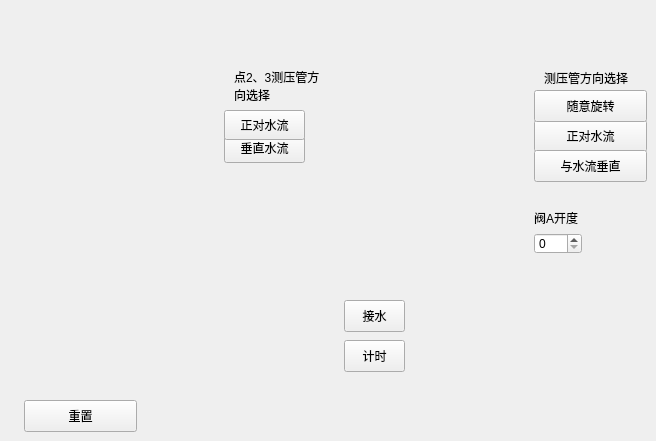
   <widget class="QWidget" name="simulation_2">
    <widget class="QPushButton" name="front2">
     <property name="geometry">
      <rect>
       <x>534</x>
       <y>120</y>
       <width>113</width>
       <height>32</height>
      </rect>
     </property>
     <property name="text">
      <string>正对水流</string>
     </property>
    </widget>
    <widget class="QLabel" name="label_37">
     <property name="geometry">
      <rect>
       <x>544</x>
       <y>70</y>
       <width>101</width>
       <height>16</height>
      </rect>
     </property>
     <property name="text">
      <string>测压管方向选择</string>
     </property>
    </widget>
    <widget class="QLabel" name="whatever_water2_2">
     <property name="geometry">
      <rect>
       <x>309</x>
       <y>130</y>
       <width>3</width>
       <height>101</height>
      </rect>
     </property>
     <property name="text">
      <string/>
     </property>
     <property name="pixmap">
      <pixmap resource="../resources/simulation/simulation.qrc">:/icons/water.webp</pixmap>
     </property>
     <property name="scaledContents">
      <bool>true</bool>
     </property>
    </widget>
    <widget class="QLabel" name="front_water2_2">
     <property name="geometry">
      <rect>
       <x>309</x>
       <y>150</y>
       <width>3</width>
       <height>75</height>
      </rect>
     </property>
     <property name="text">
      <string/>
     </property>
     <property name="pixmap">
      <pixmap resource="../resources/simulation/simulation.qrc">:/icons/water.webp</pixmap>
     </property>
     <property name="scaledContents">
      <bool>true</bool>
     </property>
    </widget>
    <widget class="QLabel" name="vertical_water4_2">
     <property name="geometry">
      <rect>
       <x>500</x>
       <y>220</y>
       <width>3</width>
       <height>31</height>
      </rect>
     </property>
     <property name="text">
      <string/>
     </property>
     <property name="pixmap">
      <pixmap resource="../resources/simulation/simulation.qrc">:/icons/water.webp</pixmap>
     </property>
     <property name="scaledContents">
      <bool>true</bool>
     </property>
    </widget>
    <widget class="QLabel" name="front_water9_2">
     <property name="geometry">
      <rect>
       <x>219</x>
       <y>160</y>
       <width>3</width>
       <height>70</height>
      </rect>
     </property>
     <property name="text">
      <string/>
     </property>
     <property name="pixmap">
      <pixmap resource="../resources/simulation/simulation.qrc">:/icons/water.webp</pixmap>
     </property>
     <property name="scaledContents">
      <bool>true</bool>
     </property>
    </widget>
    <widget class="QLabel" name="vertical_water3_2">
     <property name="geometry">
      <rect>
       <x>389</x>
       <y>190</y>
       <width>3</width>
       <height>34</height>
      </rect>
     </property>
     <property name="text">
      <string/>
     </property>
     <property name="pixmap">
      <pixmap resource="../resources/simulation/simulation.qrc">:/icons/water.webp</pixmap>
     </property>
     <property name="scaledContents">
      <bool>true</bool>
     </property>
    </widget>
    <widget class="QLabel" name="label_38">
     <property name="geometry">
      <rect>
       <x>534</x>
       <y>210</y>
       <width>60</width>
       <height>16</height>
      </rect>
     </property>
     <property name="text">
      <string>阀A开度</string>
     </property>
    </widget>
    <widget class="QLabel" name="whatever_water1_2">
     <property name="geometry">
      <rect>
       <x>219</x>
       <y>130</y>
       <width>3</width>
       <height>101</height>
      </rect>
     </property>
     <property name="text">
      <string/>
     </property>
     <property name="pixmap">
      <pixmap resource="../resources/simulation/simulation.qrc">:/icons/water.webp</pixmap>
     </property>
     <property name="scaledContents">
      <bool>true</bool>
     </property>
    </widget>
    <widget class="QLabel" name="front_water6_2">
     <property name="geometry">
      <rect>
       <x>309</x>
       <y>170</y>
       <width>3</width>
       <height>55</height>
      </rect>
     </property>
     <property name="text">
      <string/>
     </property>
     <property name="pixmap">
      <pixmap resource="../resources/simulation/simulation.qrc">:/icons/water.webp</pixmap>
     </property>
     <property name="scaledContents">
      <bool>true</bool>
     </property>
    </widget>
    <widget class="QLabel" name="label_40">
     <property name="geometry">
      <rect>
       <x>314</x>
       <y>340</y>
       <width>31</width>
       <height>31</height>
      </rect>
     </property>
     <property name="text">
      <string/>
     </property>
     <property name="pixmap">
      <pixmap resource="../resources/simulation/simulation.qrc">:/icons/miaobiao.png</pixmap>
     </property>
     <property name="scaledContents">
      <bool>true</bool>
     </property>
    </widget>
    <widget class="QPushButton" name="count_time2">
     <property name="geometry">
      <rect>
       <x>344</x>
       <y>340</y>
       <width>61</width>
       <height>32</height>
      </rect>
     </property>
     <property name="text">
      <string>计时</string>
     </property>
    </widget>
    <widget class="QPushButton" name="vertical_23_water_2">
     <property name="geometry">
      <rect>
       <x>224</x>
       <y>133</y>
       <width>81</width>
       <height>30</height>
      </rect>
     </property>
     <property name="text">
      <string>垂直水流</string>
     </property>
    </widget>
    <widget class="QLabel" name="front_water10_2">
     <property name="geometry">
      <rect>
       <x>309</x>
       <y>160</y>
       <width>3</width>
       <height>65</height>
      </rect>
     </property>
     <property name="text">
      <string/>
     </property>
     <property name="pixmap">
      <pixmap resource="../resources/simulation/simulation.qrc">:/icons/water.webp</pixmap>
     </property>
     <property name="scaledContents">
      <bool>true</bool>
     </property>
    </widget>
    <widget class="QLabel" name="label_41">
     <property name="geometry">
      <rect>
       <x>314</x>
       <y>300</y>
       <width>31</width>
       <height>31</height>
      </rect>
     </property>
     <property name="text">
      <string/>
     </property>
     <property name="pixmap">
      <pixmap resource="../resources/simulation/simulation.qrc">:/icons/ziyuan.png</pixmap>
     </property>
     <property name="scaledContents">
      <bool>true</bool>
     </property>
    </widget>
    <widget class="QLabel" name="front_water7_2">
     <property name="geometry">
      <rect>
       <x>389</x>
       <y>170</y>
       <width>3</width>
       <height>40</height>
      </rect>
     </property>
     <property name="text">
      <string/>
     </property>
     <property name="pixmap">
      <pixmap resource="../resources/simulation/simulation.qrc">:/icons/water.webp</pixmap>
     </property>
     <property name="scaledContents">
      <bool>true</bool>
     </property>
    </widget>
    <widget class="QPushButton" name="restart_2">
     <property name="geometry">
      <rect>
       <x>24</x>
       <y>400</y>
       <width>113</width>
       <height>32</height>
      </rect>
     </property>
     <property name="text">
      <string>重置</string>
     </property>
    </widget>
    <widget class="QLabel" name="vertical_water2_2">
     <property name="geometry">
      <rect>
       <x>309</x>
       <y>190</y>
       <width>3</width>
       <height>37</height>
      </rect>
     </property>
     <property name="text">
      <string/>
     </property>
     <property name="pixmap">
      <pixmap resource="../resources/simulation/simulation.qrc">:/icons/water.webp</pixmap>
     </property>
     <property name="scaledContents">
      <bool>true</bool>
     </property>
    </widget>
    <widget class="QLabel" name="vertical_water1_2">
     <property name="geometry">
      <rect>
       <x>219</x>
       <y>190</y>
       <width>3</width>
       <height>40</height>
      </rect>
     </property>
     <property name="text">
      <string/>
     </property>
     <property name="pixmap">
      <pixmap resource="../resources/simulation/simulation.qrc">:/icons/water.webp</pixmap>
     </property>
     <property name="scaledContents">
      <bool>true</bool>
     </property>
    </widget>
    <widget class="QLabel" name="front_water8_2">
     <property name="geometry">
      <rect>
       <x>500</x>
       <y>205</y>
       <width>3</width>
       <height>45</height>
      </rect>
     </property>
     <property name="text">
      <string/>
     </property>
     <property name="pixmap">
      <pixmap resource="../resources/simulation/simulation.qrc">:/icons/water.webp</pixmap>
     </property>
     <property name="scaledContents">
      <bool>true</bool>
     </property>
    </widget>
    <widget class="QLabel" name="front_water5_2">
     <property name="geometry">
      <rect>
       <x>219</x>
       <y>170</y>
       <width>3</width>
       <height>60</height>
      </rect>
     </property>
     <property name="text">
      <string/>
     </property>
     <property name="pixmap">
      <pixmap resource="../resources/simulation/simulation.qrc">:/icons/water.webp</pixmap>
     </property>
     <property name="scaledContents">
      <bool>true</bool>
     </property>
    </widget>
    <widget class="QLabel" name="front_water1_2">
     <property name="geometry">
      <rect>
       <x>219</x>
       <y>150</y>
       <width>3</width>
       <height>80</height>
      </rect>
     </property>
     <property name="text">
      <string/>
     </property>
     <property name="pixmap">
      <pixmap resource="../resources/simulation/simulation.qrc">:/icons/water.webp</pixmap>
     </property>
     <property name="scaledContents">
      <bool>true</bool>
     </property>
    </widget>
    <widget class="QLabel" name="front_water3_2">
     <property name="geometry">
      <rect>
       <x>389</x>
       <y>150</y>
       <width>3</width>
       <height>70</height>
      </rect>
     </property>
     <property name="text">
      <string/>
     </property>
     <property name="pixmap">
      <pixmap resource="../resources/simulation/simulation.qrc">:/icons/water.webp</pixmap>
     </property>
     <property name="scaledContents">
      <bool>true</bool>
     </property>
    </widget>
    <widget class="QPushButton" name="front_23_water_2">
     <property name="geometry">
      <rect>
       <x>224</x>
       <y>110</y>
       <width>81</width>
       <height>30</height>
      </rect>
     </property>
     <property name="text">
      <string>正对水流</string>
     </property>
    </widget>
    <widget class="QSpinBox" name="water_flow_rate2">
     <property name="geometry">
      <rect>
       <x>534</x>
       <y>233</y>
       <width>48</width>
       <height>21</height>
      </rect>
     </property>
     <property name="maximum">
      <number>100</number>
     </property>
     <property name="singleStep">
      <number>50</number>
     </property>
    </widget>
    <widget class="QPushButton" name="get_water2">
     <property name="geometry">
      <rect>
       <x>344</x>
       <y>300</y>
       <width>61</width>
       <height>32</height>
      </rect>
     </property>
     <property name="text">
      <string>接水</string>
     </property>
    </widget>
    <widget class="QLabel" name="label_39">
     <property name="geometry">
      <rect>
       <x>234</x>
       <y>70</y>
       <width>91</width>
       <height>31</height>
      </rect>
     </property>
     <property name="text">
      <string>点2、3测压管方向选择</string>
     </property>
     <property name="wordWrap">
      <bool>true</bool>
     </property>
    </widget>
    <widget class="QPushButton" name="whatever2">
     <property name="geometry">
      <rect>
       <x>534</x>
       <y>90</y>
       <width>113</width>
       <height>32</height>
      </rect>
     </property>
     <property name="text">
      <string>随意旋转</string>
     </property>
    </widget>
    <widget class="QLabel" name="front_water4_2">
     <property name="geometry">
      <rect>
       <x>500</x>
       <y>190</y>
       <width>3</width>
       <height>65</height>
      </rect>
     </property>
     <property name="text">
      <string/>
     </property>
     <property name="pixmap">
      <pixmap resource="../resources/simulation/simulation.qrc">:/icons/water.webp</pixmap>
     </property>
     <property name="scaledContents">
      <bool>true</bool>
     </property>
    </widget>
    <widget class="QLabel" name="bg24">
     <property name="geometry">
      <rect>
       <x>24</x>
       <y>90</y>
       <width>591</width>
       <height>341</height>
      </rect>
     </property>
     <property name="text">
      <string/>
     </property>
     <property name="pixmap">
      <pixmap resource="../resources/simulation/simulation.qrc">:/experiment/2s.png</pixmap>
     </property>
     <property name="scaledContents">
      <bool>true</bool>
     </property>
    </widget>
    <widget class="QPushButton" name="vertical2">
     <property name="geometry">
      <rect>
       <x>534</x>
       <y>150</y>
       <width>113</width>
       <height>32</height>
      </rect>
     </property>
     <property name="text">
      <string>与水流垂直</string>
     </property>
    </widget>
    <widget class="QLabel" name="front_water11_2">
     <property name="geometry">
      <rect>
       <x>389</x>
       <y>160</y>
       <width>3</width>
       <height>60</height>
      </rect>
     </property>
     <property name="text">
      <string/>
     </property>
     <property name="pixmap">
      <pixmap resource="../resources/simulation/simulation.qrc">:/icons/water.webp</pixmap>
     </property>
     <property name="scaledContents">
      <bool>true</bool>
     </property>
    </widget>
    <widget class="QLabel" name="whatever_water3_2">
     <property name="geometry">
      <rect>
       <x>389</x>
       <y>130</y>
       <width>3</width>
       <height>101</height>
      </rect>
     </property>
     <property name="text">
      <string/>
     </property>
     <property name="pixmap">
      <pixmap resource="../resources/simulation/simulation.qrc">:/icons/water.webp</pixmap>
     </property>
     <property name="scaledContents">
      <bool>true</bool>
     </property>
    </widget>
    <widget class="QLabel" name="whatever_water4_2">
     <property name="geometry">
      <rect>
       <x>500</x>
       <y>170</y>
       <width>3</width>
       <height>90</height>
      </rect>
     </property>
     <property name="text">
      <string/>
     </property>
     <property name="pixmap">
      <pixmap resource="../resources/simulation/simulation.qrc">:/icons/water.webp</pixmap>
     </property>
     <property name="scaledContents">
      <bool>true</bool>
     </property>
    </widget>
    <widget class="QLabel" name="front_water12_2">
     <property name="geometry">
      <rect>
       <x>500</x>
       <y>200</y>
       <width>3</width>
       <height>55</height>
      </rect>
     </property>
     <property name="text">
      <string/>
     </property>
     <property name="pixmap">
      <pixmap resource="../resources/simulation/simulation.qrc">:/icons/water.webp</pixmap>
     </property>
     <property name="scaledContents">
      <bool>true</bool>
     </property>
    </widget>
    <zorder>bg24</zorder>
    <zorder>front2</zorder>
    <zorder>label_37</zorder>
    <zorder>whatever_water2_2</zorder>
    <zorder>front_water2_2</zorder>
    <zorder>vertical_water4_2</zorder>
    <zorder>front_water9_2</zorder>
    <zorder>vertical_water3_2</zorder>
    <zorder>label_38</zorder>
    <zorder>whatever_water1_2</zorder>
    <zorder>front_water6_2</zorder>
    <zorder>label_40</zorder>
    <zorder>count_time2</zorder>
    <zorder>vertical_23_water_2</zorder>
    <zorder>front_water10_2</zorder>
    <zorder>label_41</zorder>
    <zorder>front_water7_2</zorder>
    <zorder>restart_2</zorder>
    <zorder>vertical_water2_2</zorder>
    <zorder>vertical_water1_2</zorder>
    <zorder>front_water8_2</zorder>
    <zorder>front_water5_2</zorder>
    <zorder>front_water1_2</zorder>
    <zorder>front_water3_2</zorder>
    <zorder>front_23_water_2</zorder>
    <zorder>water_flow_rate2</zorder>
    <zorder>get_water2</zorder>
    <zorder>whatever2</zorder>
    <zorder>front_water4_2</zorder>
    <zorder>vertical2</zorder>
    <zorder>front_water11_2</zorder>
    <zorder>whatever_water3_2</zorder>
    <zorder>whatever_water4_2</zorder>
    <zorder>front_water12_2</zorder>
    <zorder>label_39</zorder>
   </widget>
